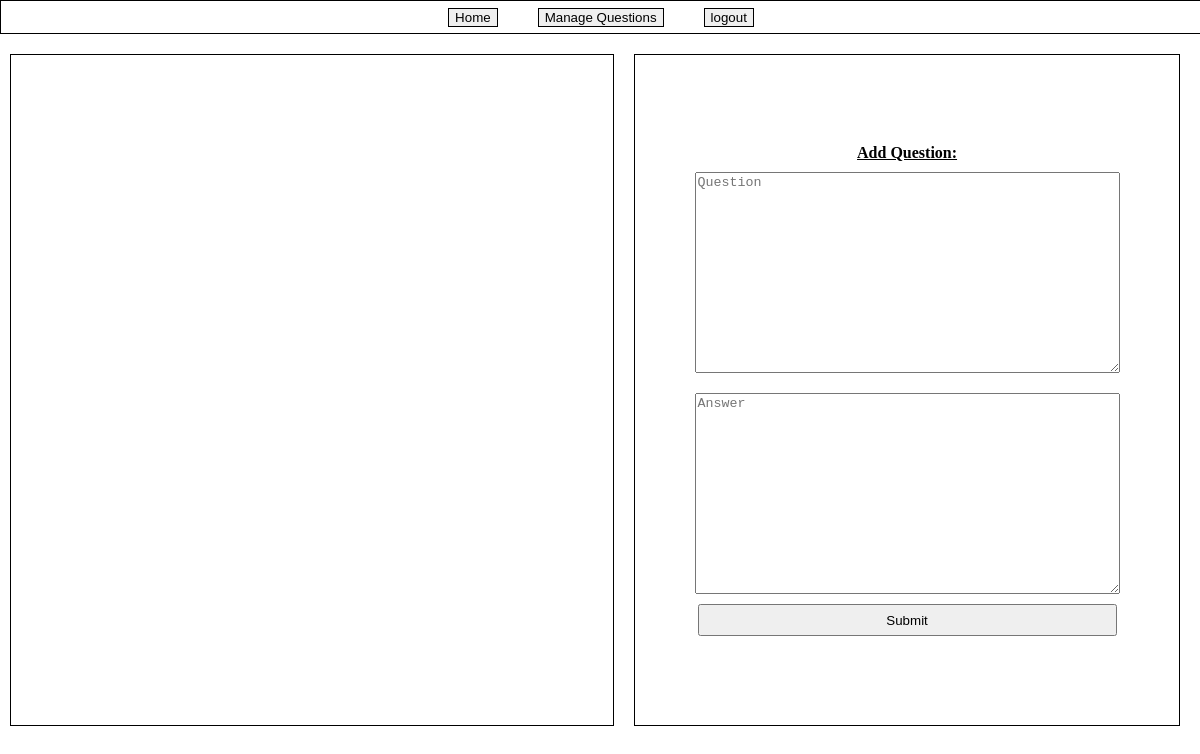
Page /manageQuestions (signed in) on the earlier database version.
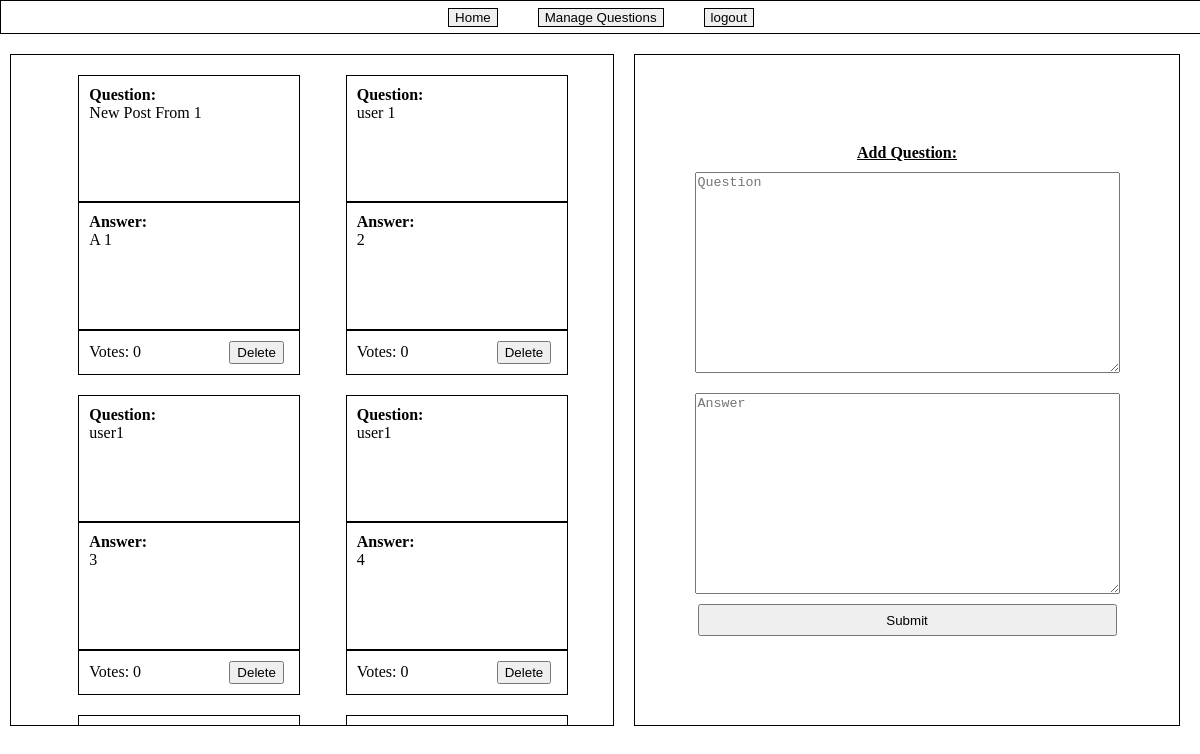
Same page on the later database version.
### myApp/models.py (models this page shows)
class Question(models.Model):
    question = models.TextField(max_length=1000)
    answer = models.TextField(max_length=1000)
    upvotes = models.BigIntegerField()

### myApp/views.py (the view)
# urls.py: path("manageQuestions", views.manageQuestions, name="manageQuestions")
def manageQuestions(request):
    if not request.user.is_authenticated:
        return HttpResponseRedirect(reverse("login"))
    person = Person.objects.get(username=request.user.username)
    if request.method == "POST" and request.POST["question"] != "" and request.POST["answer"] != "":
        question = Question.objects.create(question=request.POST["question"], answer=request.POST["answer"], upvotes=0)
        question.save()
        person.questions.add(question)
        person.save()
    elif request.method == "PUT":
        data = json.loads(request.body)
    return render(request, "myApp/manageQuestions.html",{
        "questions": person.questions.all().order_by("-upvotes")
    })

### myApp/templates/myApp/manageQuestions.html (shortened to what this page needs)
{% extends "myApp/layout.html" %}
{% load static %}
{% block files %}
    <link rel="stylesheet" href='{% static "myApp/manageQuestions.css" %}'>
{% endblock %}
{% block body %}
<br><br><br>
<div id="mainContainer">
    <div id="questionsContainer">
        {% for question in questions %}
        <div class="questionContainer">
            <div class="question"><b>Question:</b><br>{{question.question}}</div>
            <div class="answer"><b>Answer:</b><br>{{question.answer}}</div>
            <div class="tooltip">
                <div class="voteAmount">Votes: {{question.upvotes}}</div>
                <form>
                <button class="delete">Delete</button>
                </form>
            </div>
        </div>
        {% endfor %}
    </div>
    <form method="POST" action = '{%url "manageQuestions" %}' id="addQuestionContainer">
        <div> <b><u>Add Question:</u></b></div>
        <textarea name="question" id="addQuestion" placeholder="Question"></textarea>
        <textarea name="answer" id="addAnswer" placeholder="Answer"></textarea>
        <button name="questionSubmit" id="submitButton">Submit</button>
    </form>
</div>
{% endblock %}

### myApp/templates/myApp/layout.html (shortened to what this page needs)
{% load static %}
<!DOCTYPE html>
<html lang="en">
<head>
    <link rel="stylesheet" href='{% static "myApp/layout.css" %}'>
    {% block files %}
    {% endblock %}
</head>
<body>
    <div  id="navBar">
        <a href="{% url 'home' %}"><button class="navItem"> Home </button></a>
        <a href='{% url "manageQuestions" %}'><button class="navItem"> Manage Questions</button></a>
        {% if user.is_authenticated %}
        <a href='{% url "logout" %}'><button class="navItem"> logout </button></a>
        {% else %}
        <a href='{% url "register" %}'><button class="navItem"> Register </button></a>
        <a href='{% url "login" %}'><button class="navItem"> Login </button></a>
        {% endif %}
    </div>
    {% block body %}
    {% endblock %}
</body>
</html>

### myApp/static/myApp/layout.css (style rules this page uses)
body { margin: 0; }
#navBar { position: absolute; float: top; width: 100%; height: 2rem; display:flex; border: 1px solid black; justify-content: center; align-items: center; }
.navItem { margin-left: 20px; margin-right: 20px; border: 1px solid black; vertical-align: auto; text-align: center; }

### myApp/static/myApp/manageQuestions.css (style rules this page uses)
body { overflow-x: hidden; }
.questionContainer { height: 300px; min-width: 200px; width: 20%; display: flex; flex-direction: column; margin: 10px; }
.question, .answer { border: 1px solid black; width: 100%; height: 45%; padding: 10px; overflow: auto; }
.tooltip { display: flex; border: 1px solid black; width: 100%; height: 10%; padding: 10px; }
.voteAmount { width: 70%; height: 100%; display: flex; align-items: center; justify-content: left; }
.delete { width: 100%; height: 100%; display: flex; align-items: center; justify-content: center; }
#questionsContainer { margin-left: 10px; border: 1px solid black; display:flex; width: 50%; padding: 10px; height: 650px; flex-direction: row; flex-wrap:wrap; justify-content: space-evenly; align-items: center; overflow: auto; }
#mainContainer { display: flex; }
#addQuestionContainer { border: 1px solid black; width: 45%; height: 650px; padding: 10px; margin: 20px; margin-top: 0; overflow: auto; display: flex; flex-direction: column; justify-content: center; align-items: center; }
#addQuestion, #addAnswer { height: 30%; margin: 10px; width: 80%; resize: vertical; overflow: auto; }
#submitButton { width: 80%; height: 5%; }

Differences in the rows shown:
added Question: question "New Post From 1", answer "A 1", upvotes "0"
added Question: question "user 1", answer "2", upvotes "0"
added Question: question "user1", answer "3", upvotes "0"
added Question: question "user1", answer "4", upvotes "0"
